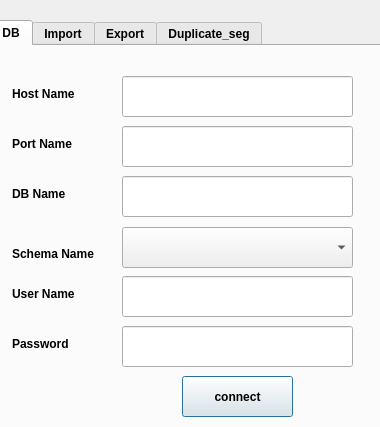
<?xml version="1.0" encoding="UTF-8"?>
<ui version="4.0">
 <class>json_parser_inomap_dialog_base</class>
 <widget class="QDialog" name="json_parser_inomap_dialog_base">
  <property name="geometry">
   <rect>
    <x>0</x>
    <y>0</y>
    <width>380</width>
    <height>427</height>
   </rect>
  </property>
  <property name="font">
   <font>
    <weight>75</weight>
    <bold>true</bold>
   </font>
  </property>
  <property name="windowTitle">
   <string>Json Parser Inomap V 1.00</string>
  </property>
  <widget class="QTabWidget" name="tabcont">
   <property name="enabled">
    <bool>true</bool>
   </property>
   <property name="geometry">
    <rect>
     <x>-10</x>
     <y>20</y>
     <width>571</width>
     <height>581</height>
    </rect>
   </property>
   <property name="font">
    <font>
     <weight>75</weight>
     <bold>true</bold>
    </font>
   </property>
   <property name="currentIndex">
    <number>0</number>
   </property>
   <widget class="QWidget" name="Db">
    <property name="enabled">
     <bool>true</bool>
    </property>
    <attribute name="title">
     <string>DB</string>
    </attribute>
    <widget class="QLineEdit" name="dbhost">
     <property name="geometry">
      <rect>
       <x>130</x>
       <y>30</y>
       <width>231</width>
       <height>41</height>
      </rect>
     </property>
     <property name="font">
      <font>
       <pointsize>10</pointsize>
       <weight>50</weight>
       <bold>false</bold>
      </font>
     </property>
     <property name="toolTip">
      <string>localhost</string>
     </property>
    </widget>
    <widget class="QLineEdit" name="dbport">
     <property name="geometry">
      <rect>
       <x>130</x>
       <y>80</y>
       <width>231</width>
       <height>41</height>
      </rect>
     </property>
     <property name="font">
      <font>
       <pointsize>10</pointsize>
       <weight>50</weight>
       <bold>false</bold>
      </font>
     </property>
    </widget>
    <widget class="QLineEdit" name="dbname">
     <property name="geometry">
      <rect>
       <x>130</x>
       <y>130</y>
       <width>231</width>
       <height>41</height>
      </rect>
     </property>
     <property name="font">
      <font>
       <pointsize>10</pointsize>
       <weight>50</weight>
       <bold>false</bold>
      </font>
     </property>
    </widget>
    <widget class="QLineEdit" name="dbuser">
     <property name="geometry">
      <rect>
       <x>130</x>
       <y>230</y>
       <width>231</width>
       <height>41</height>
      </rect>
     </property>
     <property name="font">
      <font>
       <pointsize>10</pointsize>
       <weight>50</weight>
       <bold>false</bold>
      </font>
     </property>
    </widget>
    <widget class="QLineEdit" name="dbpwd">
     <property name="geometry">
      <rect>
       <x>130</x>
       <y>280</y>
       <width>231</width>
       <height>41</height>
      </rect>
     </property>
     <property name="font">
      <font>
       <pointsize>10</pointsize>
       <weight>50</weight>
       <bold>false</bold>
      </font>
     </property>
     <property name="echoMode">
      <enum>QLineEdit::Password</enum>
     </property>
    </widget>
    <widget class="QLabel" name="lblhost">
     <property name="geometry">
      <rect>
       <x>20</x>
       <y>40</y>
       <width>101</width>
       <height>16</height>
      </rect>
     </property>
     <property name="text">
      <string>Host Name</string>
     </property>
    </widget>
    <widget class="QLabel" name="lblport">
     <property name="geometry">
      <rect>
       <x>20</x>
       <y>90</y>
       <width>101</width>
       <height>16</height>
      </rect>
     </property>
     <property name="text">
      <string>Port Name</string>
     </property>
    </widget>
    <widget class="QLabel" name="lbldb">
     <property name="geometry">
      <rect>
       <x>20</x>
       <y>140</y>
       <width>101</width>
       <height>16</height>
      </rect>
     </property>
     <property name="text">
      <string>DB Name</string>
     </property>
    </widget>
    <widget class="QLabel" name="lblsch">
     <property name="geometry">
      <rect>
       <x>20</x>
       <y>200</y>
       <width>101</width>
       <height>16</height>
      </rect>
     </property>
     <property name="text">
      <string>Schema Name</string>
     </property>
    </widget>
    <widget class="QLabel" name="lbluser">
     <property name="geometry">
      <rect>
       <x>20</x>
       <y>240</y>
       <width>91</width>
       <height>16</height>
      </rect>
     </property>
     <property name="text">
      <string>User Name</string>
     </property>
    </widget>
    <widget class="QLabel" name="lblpwd">
     <property name="geometry">
      <rect>
       <x>20</x>
       <y>290</y>
       <width>101</width>
       <height>16</height>
      </rect>
     </property>
     <property name="text">
      <string>Password</string>
     </property>
    </widget>
    <widget class="QPushButton" name="dbcon">
     <property name="geometry">
      <rect>
       <x>190</x>
       <y>330</y>
       <width>111</width>
       <height>41</height>
      </rect>
     </property>
     <property name="text">
      <string>connect</string>
     </property>
    </widget>
    <widget class="QComboBox" name="dbsch">
     <property name="enabled">
      <bool>true</bool>
     </property>
     <property name="geometry">
      <rect>
       <x>130</x>
       <y>181</y>
       <width>231</width>
       <height>41</height>
      </rect>
     </property>
    </widget>
   </widget>
   <widget class="QWidget" name="Imp">
    <property name="enabled">
     <bool>false</bool>
    </property>
    <attribute name="title">
     <string>Import</string>
    </attribute>
    <widget class="QgsFileWidget" name="impfilepath">
     <property name="enabled">
      <bool>false</bool>
     </property>
     <property name="geometry">
      <rect>
       <x>20</x>
       <y>100</y>
       <width>311</width>
       <height>27</height>
      </rect>
     </property>
     <property name="storageMode">
      <enum>QgsFileWidget::GetDirectory</enum>
     </property>
    </widget>
    <widget class="QPushButton" name="imprun">
     <property name="geometry">
      <rect>
       <x>130</x>
       <y>150</y>
       <width>75</width>
       <height>31</height>
      </rect>
     </property>
     <property name="text">
      <string>Import</string>
     </property>
    </widget>
    <widget class="QPushButton" name="impcancel">
     <property name="enabled">
      <bool>false</bool>
     </property>
     <property name="geometry">
      <rect>
       <x>290</x>
       <y>150</y>
       <width>75</width>
       <height>31</height>
      </rect>
     </property>
     <property name="text">
      <string>Cancel</string>
     </property>
    </widget>
    <widget class="QProgressBar" name="progressBar">
     <property name="geometry">
      <rect>
       <x>50</x>
       <y>270</y>
       <width>271</width>
       <height>23</height>
      </rect>
     </property>
     <property name="value">
      <number>2</number>
     </property>
    </widget>
    <widget class="QLineEdit" name="label">
     <property name="geometry">
      <rect>
       <x>10</x>
       <y>230</y>
       <width>371</width>
       <height>23</height>
      </rect>
     </property>
     <property name="font">
      <font>
       <weight>75</weight>
       <bold>true</bold>
      </font>
     </property>
    </widget>
    <widget class="QLineEdit" name="label_4">
     <property name="geometry">
      <rect>
       <x>0</x>
       <y>200</y>
       <width>391</width>
       <height>23</height>
      </rect>
     </property>
    </widget>
   </widget>
   <widget class="QWidget" name="Exp">
    <property name="enabled">
     <bool>false</bool>
    </property>
    <attribute name="title">
     <string>Export</string>
    </attribute>
    <widget class="QgsFileWidget" name="srcfilepath">
     <property name="enabled">
      <bool>false</bool>
     </property>
     <property name="geometry">
      <rect>
       <x>20</x>
       <y>90</y>
       <width>311</width>
       <height>27</height>
      </rect>
     </property>
     <property name="storageMode">
      <enum>QgsFileWidget::GetDirectory</enum>
     </property>
    </widget>
    <widget class="QPushButton" name="exprun">
     <property name="geometry">
      <rect>
       <x>140</x>
       <y>140</y>
       <width>75</width>
       <height>31</height>
      </rect>
     </property>
     <property name="text">
      <string>Export</string>
     </property>
    </widget>
    <widget class="QPushButton" name="expcancel">
     <property name="geometry">
      <rect>
       <x>300</x>
       <y>150</y>
       <width>75</width>
       <height>31</height>
      </rect>
     </property>
     <property name="text">
      <string>Cancel</string>
     </property>
    </widget>
    <widget class="QProgressBar" name="progressBar_2">
     <property name="geometry">
      <rect>
       <x>50</x>
       <y>280</y>
       <width>271</width>
       <height>23</height>
      </rect>
     </property>
     <property name="value">
      <number>2</number>
     </property>
    </widget>
    <widget class="QLineEdit" name="label_2">
     <property name="geometry">
      <rect>
       <x>2</x>
       <y>240</y>
       <width>391</width>
       <height>23</height>
      </rect>
     </property>
    </widget>
    <widget class="QLineEdit" name="label_5">
     <property name="geometry">
      <rect>
       <x>0</x>
       <y>200</y>
       <width>391</width>
       <height>23</height>
      </rect>
     </property>
    </widget>
   </widget>
   <widget class="QWidget" name="Duplicate_seg">
    <attribute name="title">
     <string>Duplicate_seg</string>
    </attribute>
    <widget class="QPushButton" name="chkdup">
     <property name="geometry">
      <rect>
       <x>110</x>
       <y>80</y>
       <width>151</width>
       <height>31</height>
      </rect>
     </property>
     <property name="text">
      <string>checks Duplicates</string>
     </property>
    </widget>
    <widget class="QPushButton" name="dupcancel">
     <property name="geometry">
      <rect>
       <x>240</x>
       <y>130</y>
       <width>101</width>
       <height>31</height>
      </rect>
     </property>
     <property name="text">
      <string>Cancel</string>
     </property>
    </widget>
    <widget class="QProgressBar" name="progressBar_3">
     <property name="geometry">
      <rect>
       <x>70</x>
       <y>300</y>
       <width>261</width>
       <height>23</height>
      </rect>
     </property>
     <property name="value">
      <number>2</number>
     </property>
    </widget>
    <widget class="QgsFileWidget" name="path">
     <property name="enabled">
      <bool>false</bool>
     </property>
     <property name="geometry">
      <rect>
       <x>30</x>
       <y>30</y>
       <width>321</width>
       <height>27</height>
      </rect>
     </property>
     <property name="storageMode">
      <enum>QgsFileWidget::GetDirectory</enum>
     </property>
    </widget>
    <widget class="QLabel" name="label_3">
     <property name="geometry">
      <rect>
       <x>10</x>
       <y>230</y>
       <width>381</width>
       <height>31</height>
      </rect>
     </property>
     <property name="text">
      <string/>
     </property>
    </widget>
   </widget>
  </widget>
 </widget>
 <customwidgets>
  <customwidget>
   <class>QgsFileWidget</class>
   <extends>QWidget</extends>
   <header>qgsfilewidget.h</header>
  </customwidget>
 </customwidgets>
 <resources/>
 <connections/>
</ui>
